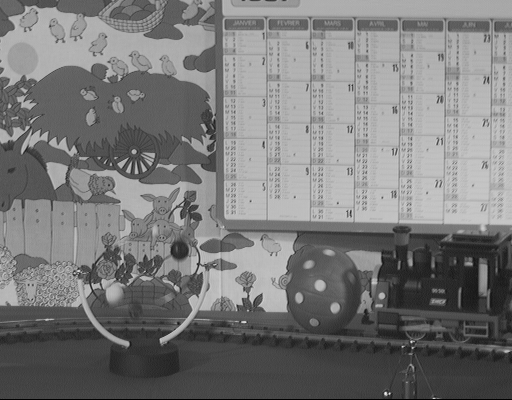
//> input picture Multi_Media_Lab/caltrain002.png, 512 x 400 px
$ ./Lab_6_2_Motion_Estimation_   (built with g++ and OpenCV 4)
//> lines starting //> are read from the running program, lines starting //| are printed output that depends on the picture
#include <iostream>
#include<math.h>
#include <opencv2/core/core.hpp>
#include <opencv2/imgcodecs.hpp>
#include<opencv2/imgproc/imgproc.hpp>
#include <opencv2/highgui/highgui.hpp>

using namespace std;
using namespace cv;

int block_size = 16;
int search_range = 31;

int main(int argc, char** argv)
{
	Mat input1 = imread("caltrain002.png", IMREAD_COLOR);
//> input1 is the input picture: 400 rows x 512 cols, CV_8UC3; min 0, max 239, mean 121.2
	cvtColor(input1, input1, COLOR_BGR2GRAY);
//> input1: 400 rows x 512 cols, CV_8UC1
	Mat input2 = imread("caltrain004.png", IMREAD_COLOR);
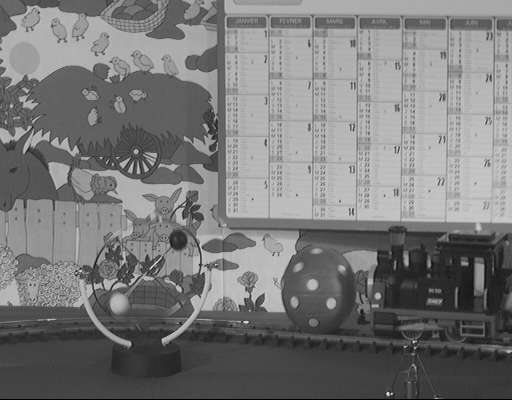
//> input picture Multi_Media_Lab/caltrain004.png, 512 x 400 px
//> input2 is the input picture: 400 rows x 512 cols, CV_8UC3; min 0, max 239, mean 120.9
	cvtColor(input2, input2, COLOR_BGR2GRAY);
//> input2: 400 rows x 512 cols, CV_8UC1

	Mat output = Mat::zeros(input1.size(), input1.type());

	for (int m = block_size; m<input1.rows - block_size; m += block_size)
	{
		for (int n = block_size; n<input1.cols - block_size; n += block_size)
		{
			int MAD = 256 * block_size * block_size;
			int min_x = 0;
			int min_y = 0;
			for (int i = m - search_range / 2; i<m + search_range / 2; i++)
			{
				for (int j = n - search_range / 2; j<n + search_range / 2; j++)
				{
					double sum = 0;
					for (int x = 0; x<block_size; x++)
					{
						for (int y = 0; y<block_size; y++)
						{
							//sum += abs(input1.at<uchar>(i+x, j+y) - input2.at<uchar>(i+x, j+y));
							sum += input1.at<uchar>(i + x, j + y) - input2.at<uchar>(i + x, j + y);
						}
					}

					sum = abs(sum);
					if (sum < MAD)
					{
						MAD = sum;
						min_x = i;
						min_y = j;
					}
					else if (sum == MAD)
					{
						if ((m - min_x)*(m - min_x) + (n - min_y)*(n - min_y) >(m - i)*(m - i) + (n - j)*(n - j))
						{
							min_x = i;
							min_y = j;
						}
					}
				}
			}

			output.at<uchar>(m, n) = sqrt((m - min_x)*(m - min_x) + (n - min_y)*(n - min_y)) * 255 /	(block_size*1.414);
		}
	}
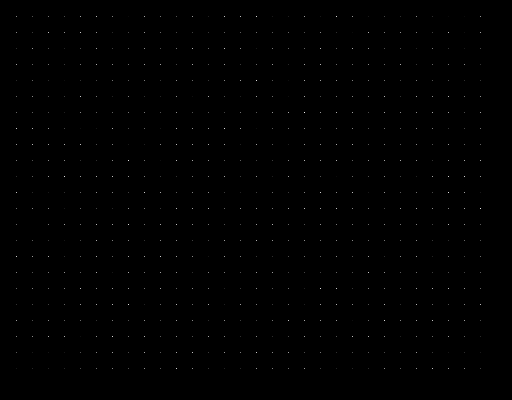
//> output: 400 rows x 512 cols, CV_8UC1; min 0, max 239, mean 0.4

	namedWindow("input1", WINDOW_AUTOSIZE);
	imshow("input1", input1);
	namedWindow("input2", WINDOW_AUTOSIZE);
	imshow("input2", input2);
	namedWindow("Block Estimation", WINDOW_AUTOSIZE);
	imshow("Block Estimation", output);
	waitKey(0);
	return 0;
}
